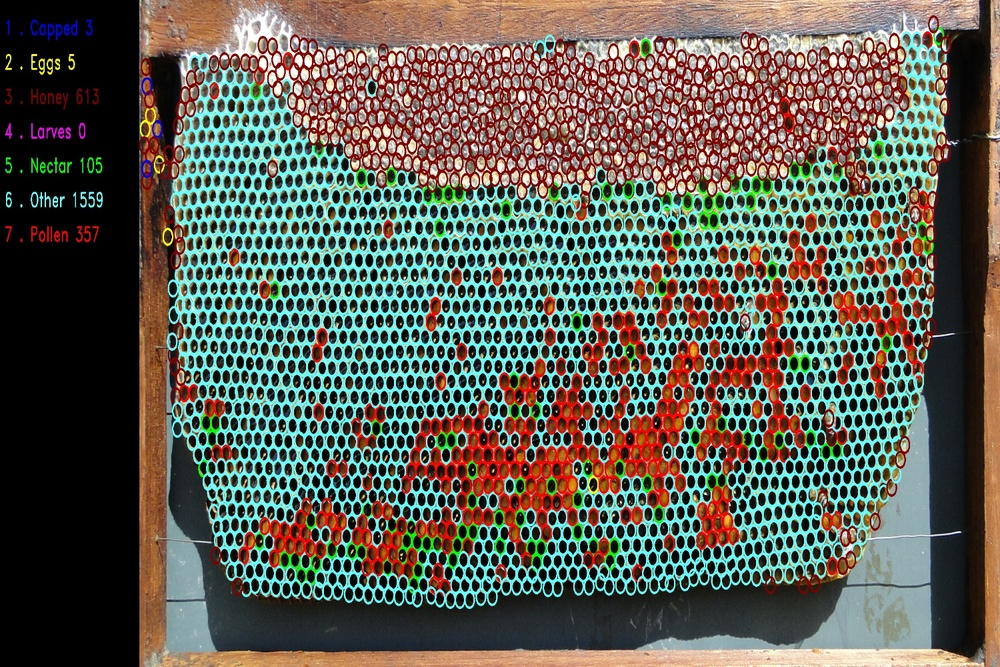
#> input picture Trabalho Conclusão de Curso/DeepB/1.jpg, 1000 x 667 px, shrunk from 1500 x 1000 before the run, found by its file name
$ python 'Filtro de Limiarização Otsu.py'
#> lines starting #> are read from the running program, lines starting #| are printed output that depends on the picture; after the words box and inside, x2 and y2 are one past the last pixel; in counts of white or black regions, pixels touching at a corner belong together
#coding: utf-8
import cv2
#Filtro de limiarização com o objetivo de verificar um valor ideal de threshold para os elementos da imagem.
def LimiarizacaoOtsu(img):

    th = 0
    max_val = 255

    ret, o1 = cv2.threshold(img, th, max_val, cv2.THRESH_BINARY + cv2.THRESH_OTSU )
    ret, o2 = cv2.threshold(img, th, max_val, cv2.THRESH_BINARY_INV + cv2.THRESH_OTSU )
    ret, o3 = cv2.threshold(img, th, max_val, cv2.THRESH_TOZERO + cv2.THRESH_OTSU )
    ret, o4 = cv2.threshold(img, th, max_val, cv2.THRESH_TOZERO_INV + cv2.THRESH_OTSU )
    ret, o5 = cv2.threshold(img, th, max_val, cv2.THRESH_TRUNC + cv2.THRESH_OTSU )


    cv2.imwrite("binaria.jpg",o1 )
    cv2.imwrite("binaria_invertida.jpg",o2 )
    cv2.imwrite("zero.jpg",o3 )
    cv2.imwrite("zeroinvertida.jpg",o4 )
    cv2.imwrite("truncada.jpg",o5 )


path= r'C:\Users\Windows\Desktop\PDI\1.jpg'

img=cv2.imread(path,0)
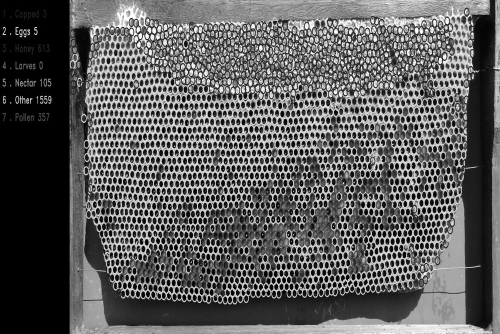
#> img: shape (667, 1000) (shown at 1/2 size); min 0, max 255, mean 92.8

LimiarizacaoOtsu(img)
#> in LimiarizacaoOtsu, `ret, o1 = cv2.threshold(img, th, max_val, cv2.THRESH_BINARY + cv2.THRE..`:
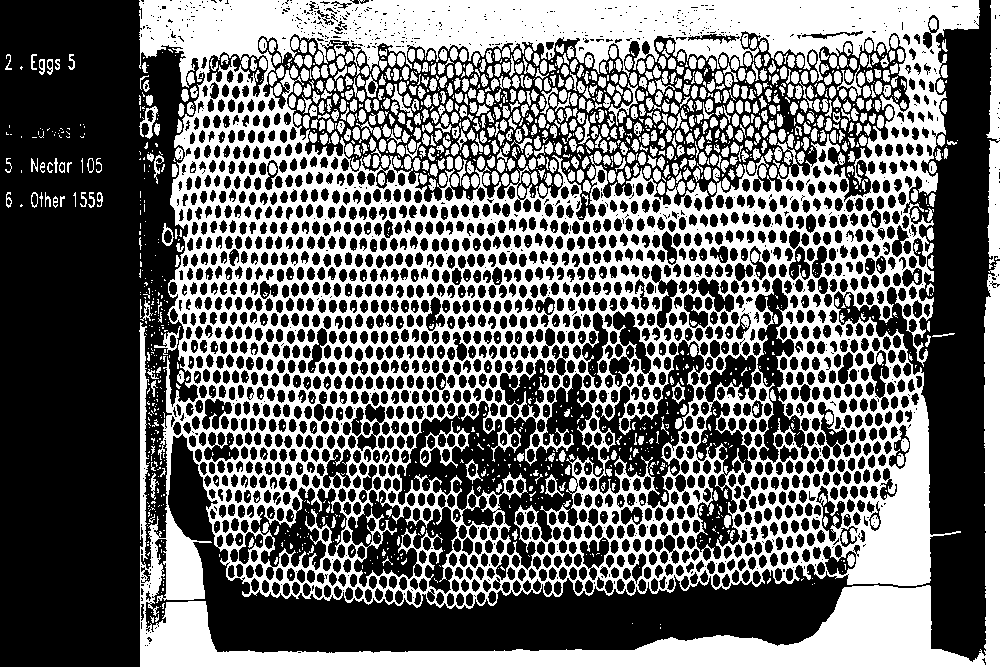
#> o1: shape (667, 1000); 42% white; 1933 white regions (1157 under 20 px), largest, box (x1, y1, x2, y2) and area: (139, 0, 1000, 667) 226098, (986, 0, 1000, 269) 2625, (420, 421, 470, 468) 556
#> in LimiarizacaoOtsu, `ret, o1 = cv2.threshold(img, th, max_val, cv2.THRESH_BINARY + cv2.THRE..`: ret = 104
#> in LimiarizacaoOtsu, `ret, o3 = cv2.threshold(img, th, max_val, cv2.THRESH_TOZERO + cv2.THRE..`:
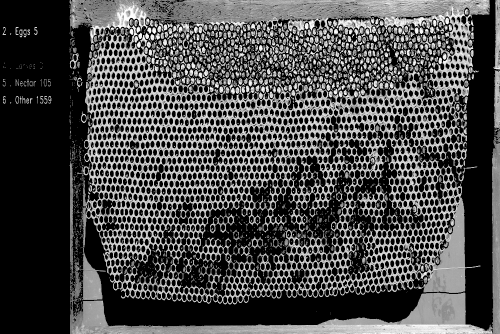
#> o3: shape (667, 1000) (shown at 1/2 size); min 0, max 255, mean 73.8
#> in LimiarizacaoOtsu, `ret, o4 = cv2.threshold(img, th, max_val, cv2.THRESH_TOZERO_INV + cv2...`:
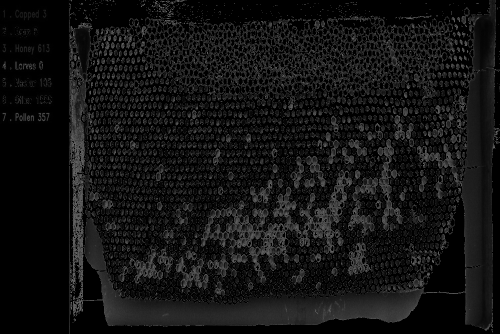
#> o4: shape (667, 1000) (shown at 1/2 size); min 0, max 104, mean 19
#> in LimiarizacaoOtsu, `ret, o5 = cv2.threshold(img, th, max_val, cv2.THRESH_TRUNC + cv2.THRES..`:
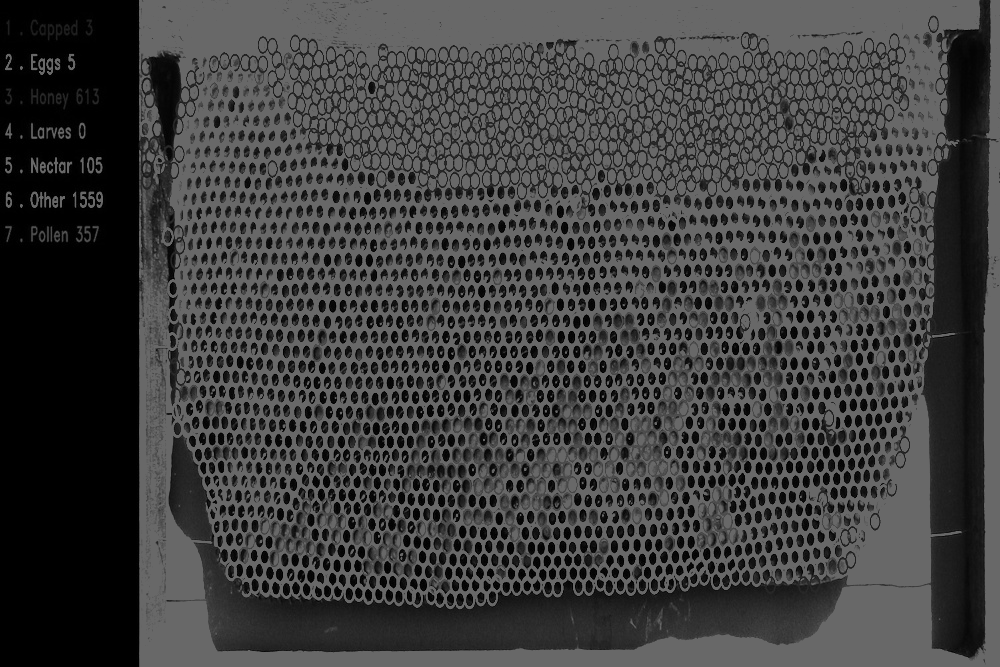
#> o5: shape (667, 1000); min 0, max 104, mean 62.7

$ run again, with Trabalho Conclusão de Curso/DeepB/2.jpg copied over Trabalho Conclusão de Curso/DeepB/1.jpg
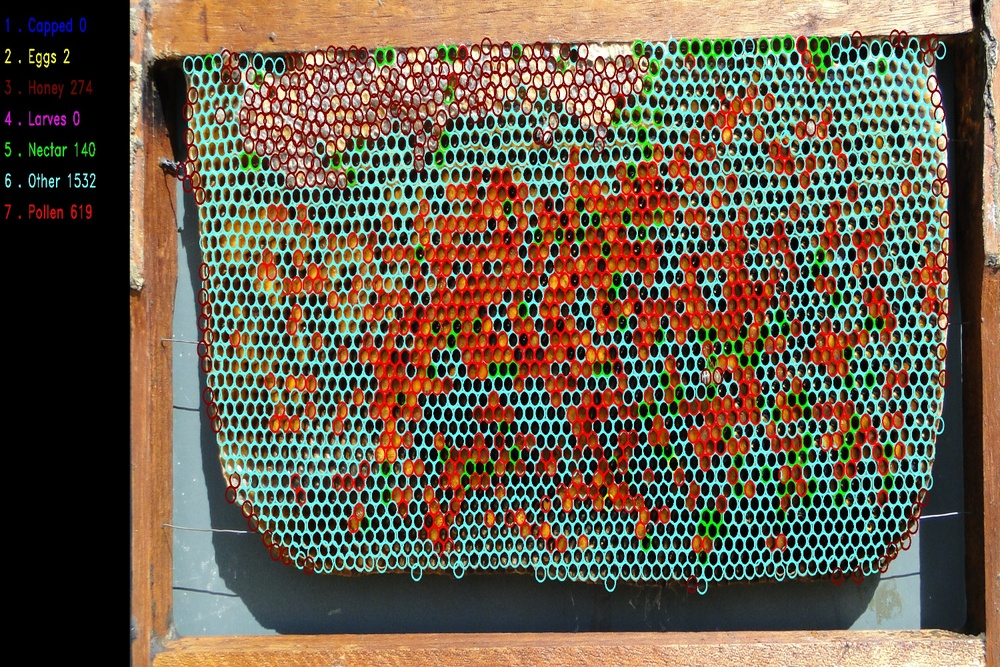
#> input picture Trabalho Conclusão de Curso/DeepB/2.jpg, 1000 x 667 px, shrunk from 1500 x 1000 before the run, found by its file name
#> in LimiarizacaoOtsu, `ret, o1 = cv2.threshold(img, th, max_val, cv2.THRESH_BINARY + cv2.THRE..`:
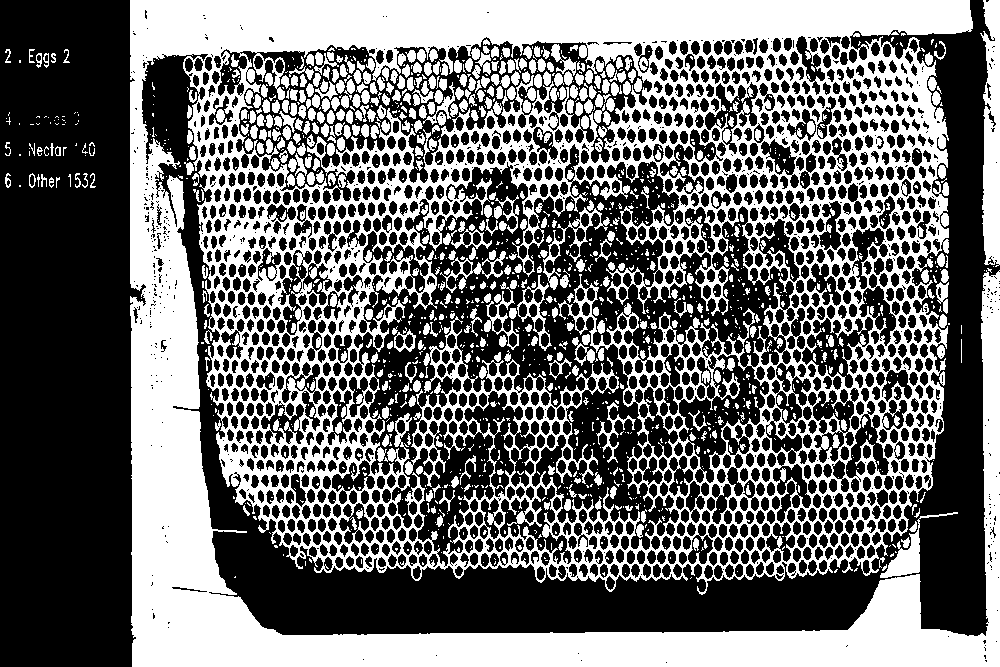
#> o1: shape (667, 1000); 42.2% white; 1595 white regions (1060 under 20 px), largest, box (x1, y1, x2, y2) and area: (130, 0, 1000, 667) 238689, (980, 0, 1000, 267) 3960, (880, 512, 958, 578) 1023
#> ret = 104
#> in LimiarizacaoOtsu, `ret, o5 = cv2.threshold(img, th, max_val, cv2.THRESH_TRUNC + cv2.THRES..`:
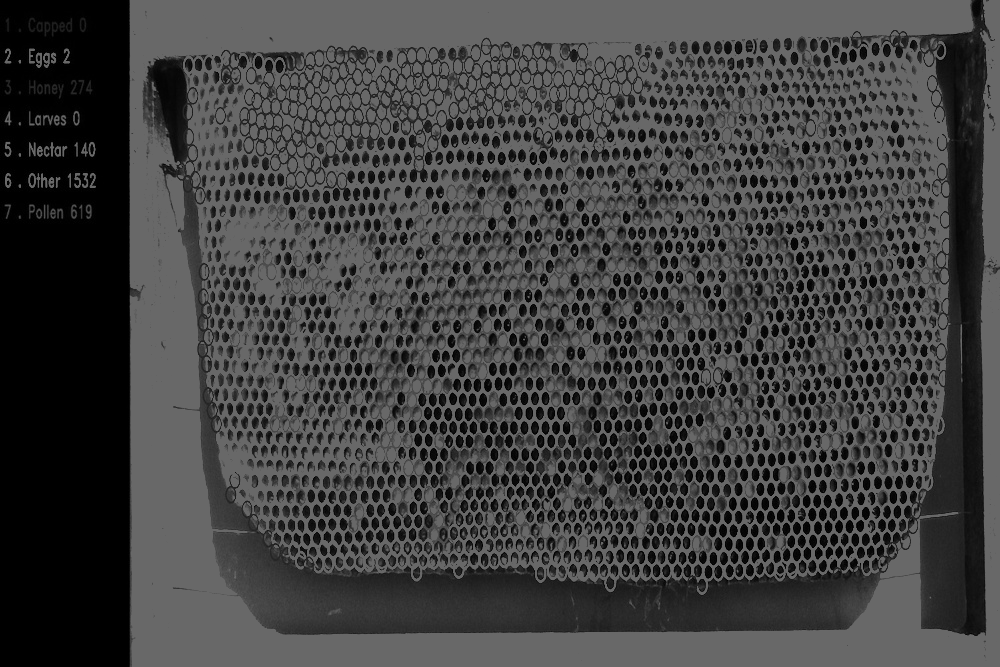
#> o5: shape (667, 1000); min 0, max 104, mean 65

$ run again, with Trabalho Conclusão de Curso/DeepB/3.JPG copied over Trabalho Conclusão de Curso/DeepB/1.jpg
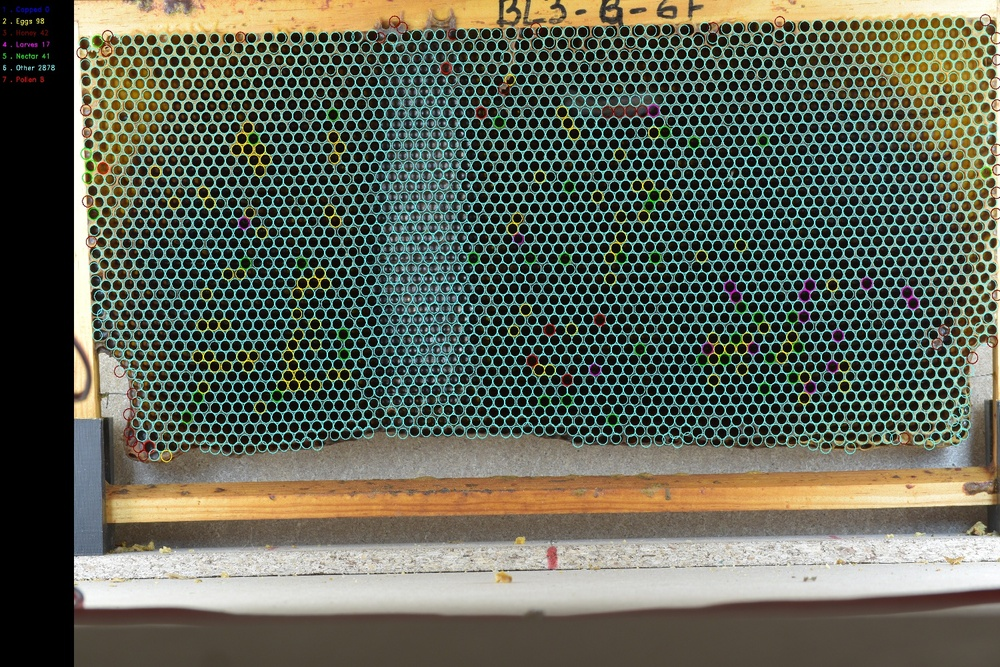
#> input picture Trabalho Conclusão de Curso/DeepB/3.JPG, 1000 x 667 px, shrunk from 1500 x 1000 before the run, found by its file name
#> in LimiarizacaoOtsu, `ret, o1 = cv2.threshold(img, th, max_val, cv2.THRESH_BINARY + cv2.THRE..`:
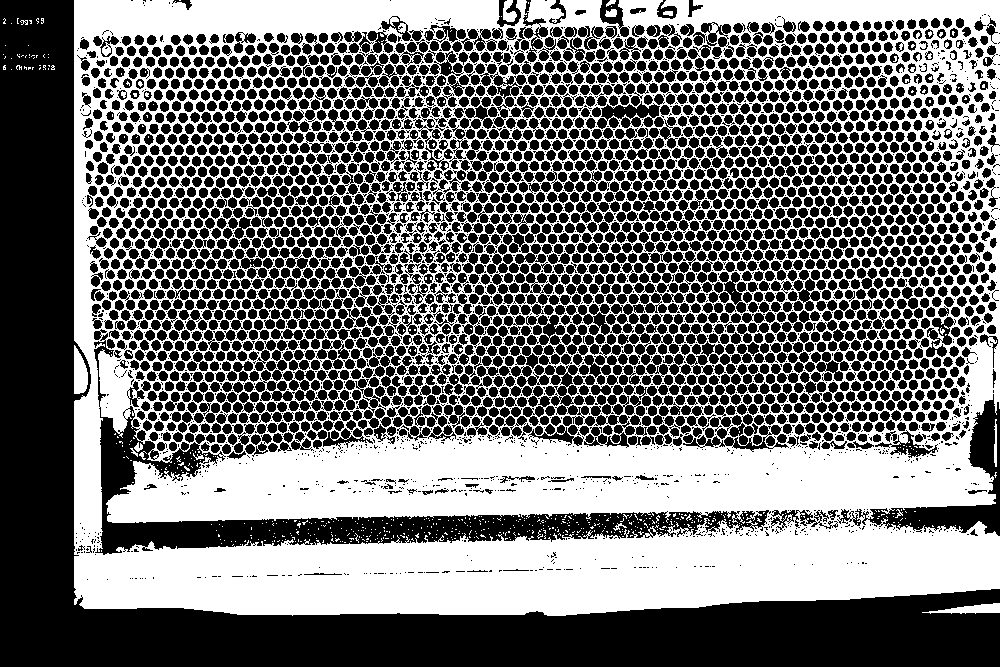
#> o1: shape (667, 1000); 44.9% white; 717 white regions (701 under 20 px), largest, box (x1, y1, x2, y2) and area: (74, 0, 1000, 616) 295822, (74, 345, 88, 394) 505, (922, 603, 1000, 614) 452
#> ret = 105
#> in LimiarizacaoOtsu, `ret, o5 = cv2.threshold(img, th, max_val, cv2.THRESH_TRUNC + cv2.THRES..`:
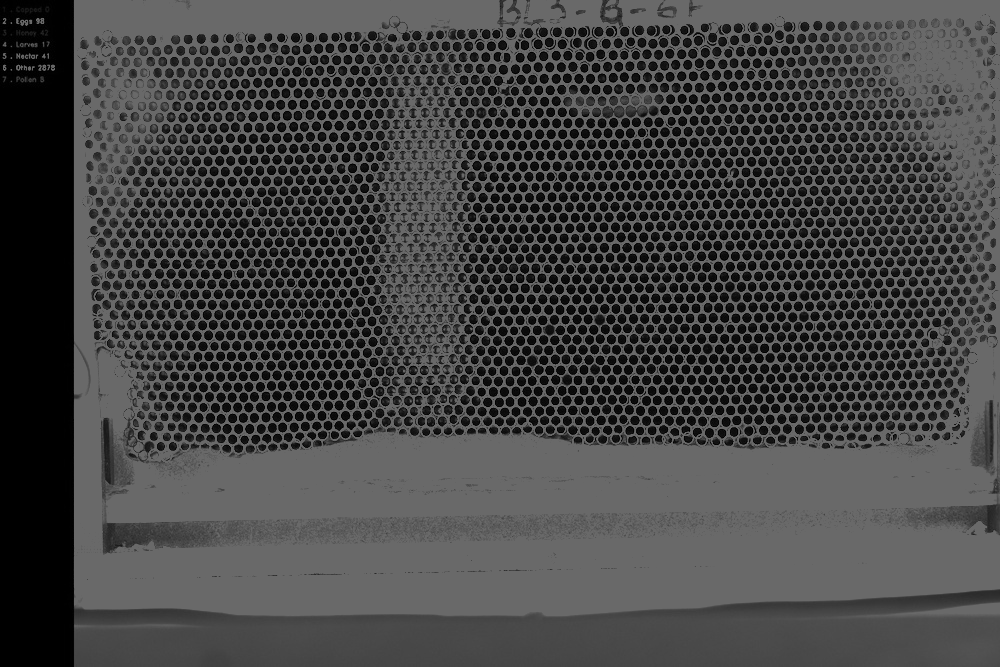
#> o5: shape (667, 1000); min 0, max 105, mean 68.9
